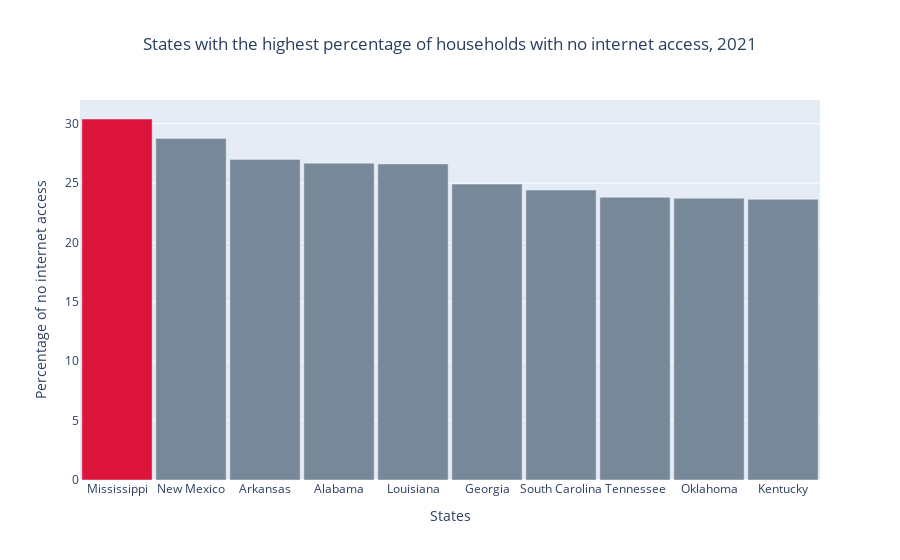
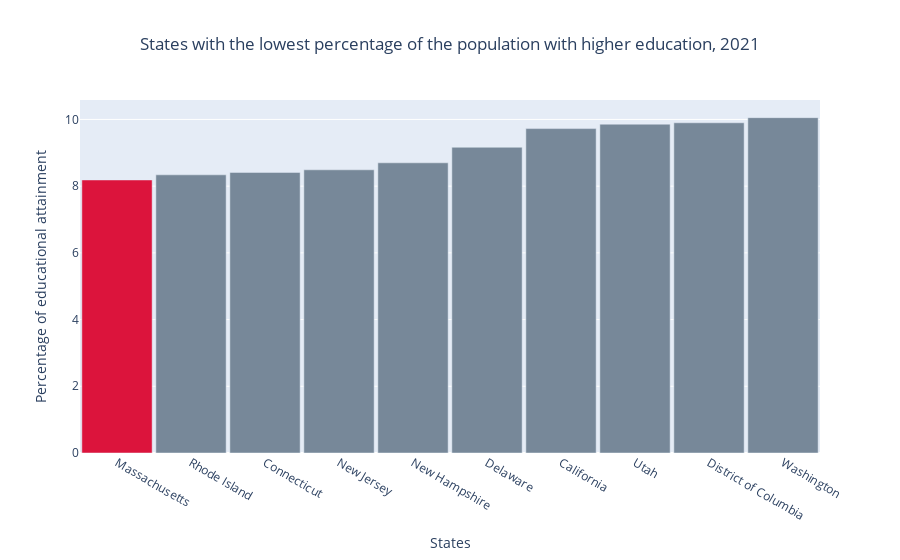
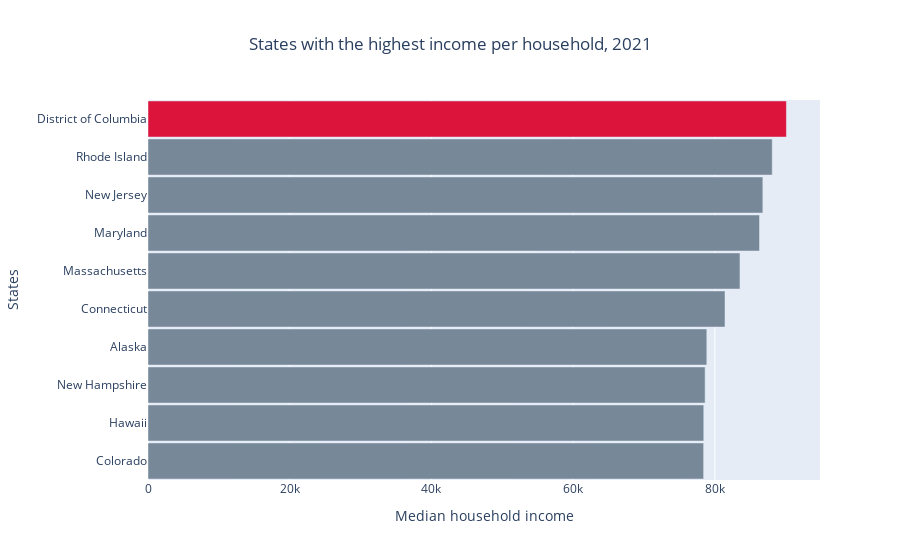

Notebook code for these charts, in order:
### Markdown cell above
## 3. Pre-processing the data and plotting visuals

### Code cell
# Check for missing values, non-numeric values and outliers in the datasets

# Set visuals standard
colors = ['lightslategray',] * 10
colors[0] = 'crimson'

# 3.1. Percentage of Households with No Internet Access dataset
internet_bystate = internet.groupby(['State'], as_index=False)['Value'].mean() # Group observations by state using the mean percentage of the predictor 
internet_bystate_sortdesc = internet_bystate.sort_values('Value',ascending=False) # Sort the observations in descending order
xvar1 = list(internet_bystate_sortdesc.head(10)['State']) # Set X axis labels
yvar1 = list(internet_bystate_sortdesc.head(10)['Value']) # Set Y axis labels
fig1 = go.Figure(data=[go.Bar(x=xvar1,y=yvar1,marker_color=colors)]) # Create a histogram of the predictor
fig1.update_layout(title_text = 'States with the highest percentage of households with no internet access, 2021', # Set the title of the figure
                   title_x=0.5, # Center the title of the plot horizontally
                   xaxis_title_text='States', # Set X axis title
                   yaxis_title_text='Percentage of no internet access', # Set Y axis title
                   bargap=0.05) # Set gap between the bars
fig1.show()
internet = internet_bystate # Replace the dataset for the grouped one
print("\033[1mHousehold with no internet access dataset overview:\033[0m")
internet_null = internet['Value'].isnull().sum() # Check for missing values
print("Missing values:")
print(internet_null) 
internet_NaN = pd.to_numeric(internet['Value'], errors='coerce').isna().sum() # Check for non-numeric values
print("Non-numeric values:")
print(internet_NaN)
print(internet.head())
plt.figure(figsize=(3, 5))  # Set boxplot size
sns.boxplot(y=internet['Value']) # Create a boxplot to check for outliers
plt.ylabel('No internet access observations') # Set Y axis label
plt.show()
print()

# 3.2. Socioeconomic Status - Educational Attainment dataset
education_bystate = education.groupby(['State'], as_index=False)['Value'].mean() # Group observations by state using the mean percentage of the predictor 
education_bystate_sortdesc = education_bystate.sort_values('Value',ascending=True) # Sort the observations in ascending order
xvar2 = list(education_bystate_sortdesc.head(10)['State']) # Set X axis labels
yvar2 = list(education_bystate_sortdesc.head(10)['Value']) # Set Y axis labels
fig2 = go.Figure(data=[go.Bar(x=xvar2,y=yvar2,marker_color=colors)]) # Create a histogram of the predictor
fig2.update_layout(title_text = 'States with the lowest percentage of the population with higher education, 2021', # Set the title of the figure
                   title_x=0.5, # Center the title of the plot horizontally
                   xaxis_title_text='States', # Set X axis title
                   yaxis_title_text='Percentage of educational attainment', # Set Y axis title
                   bargap=0.05) # Set gap between the bars
fig2.show()
education = education_bystate # Replace the dataset for the grouped one
print("\033[1mEducational attainment dataset overview:\033[0m")
education_null = education['Value'].isnull().sum() # Check for missing values
print("Missing values:")
print(education_null)
education_NaN = pd.to_numeric(education['Value'], errors='coerce').isna().sum() # Check for non-numeric values
print("Non-numeric values:")
print(education_NaN)
print(education.head())
plt.figure(figsize=(3, 5))  # Set boxplot size
sns.boxplot(y=education['Value']) # Create a boxplot to check for outliers
plt.ylabel('Educational attainment observations') # Set Y axis label
plt.show()
print()

# 3.3. Median household income in the past 12 months (in 2021 inflation-adjusted dollars) dataset
income_dataset = income_dataset.rename(columns={'county': 'county code'}) # Rename the attribute county code
income_dataset = income_dataset.rename(columns={'state': 'state code'}) # Rename the attribute state code
income_dataset = income_dataset.rename(columns={'K201902_001E': 'Value'}) # Rename the attribute K201902_001E to Median Income
income_dataset[['County', 'State']] = income_dataset['NAME'].str.split(', ',expand=True) # Split the attribute NAME into County and State, delimited by the comma
income_dataset['County'] = income_dataset['County'].str.replace(' County', '') # Remove the "County" text of the observations in the attribute County
income_bystate = income_dataset.groupby(['State'], as_index=False)['Value'].median() # Group observations by state using the sum of the predictor 
income_bystate_sortdesc = income_bystate.sort_values('Value',ascending=False) # Sort the observations in descending order
yvar3 = list(income_bystate_sortdesc.head(10)['State']) # Set X axis labels
xvar3 = list(income_bystate_sortdesc.head(10)['Value']) # Set Y axis labels
fig3 = go.Figure(data=[go.Bar(x=xvar3,y=yvar3,marker_color=colors, orientation='h')]) # Create a histogram of the predictor
fig3.update_layout(title_text = 'States with the highest income per household, 2021', # Update the layout of the figure
                   title_x=0.5, # Center the title of the plot horizontally
                   xaxis_title_text='Median household income', # Set X axis title
                   yaxis_title_text='States', # Set Y axis title
                   yaxis=dict(autorange='reversed'), # Set the Y axis to show the highest value on top
                   bargap=0.05) # Set gap between the bars
fig3.show()
income = income_bystate # Replace the dataset for the grouped one
print("\033[1mMedian household income dataset overview:\033[0m")
income_null = income_dataset['Value'].isnull().sum() # Check for missing values
print("Missing values:")
print(income_null) # Check for missing values
income_NaN = pd.to_numeric(income_dataset['Value'], errors='coerce').isna().sum() # Check for non-numeric values
print("Non-numeric values:")
print(income_NaN)
print(income.head())
plt.figure(figsize=(3, 5))  # Set boxplot size
sns.boxplot(y=income_dataset['Value']) # Create a boxplot to check for outliers
plt.ylabel('Median income observations') # Set Y axis label
plt.show()
print()

# 3.4. Population by county dataset
population['Value'] = population['Value'].astype(str) # Convert the 'Value' column to string
population['Value'] = pd.to_numeric(population['Value'].str.replace('[^\d]', '', regex=True), errors='coerce') # Replace non-numeric characters and convert to numeric
print("\033[1mPopulation by county dataset overview:\033[0m")
population_null = population['Value'].isnull().sum() # Check for missing values
print("Missing values:")
print(population_null)
population_NaN = pd.to_numeric(population['Value'], errors='coerce').isna().sum() # Check for non-numeric values
print("Non-numeric values:")
print(population.head())
print(population_NaN)
plt.figure(figsize=(3, 5))  # Set boxplot size 
sns.boxplot(y=population['Value']) # Create a boxplot to check for outliers
plt.ylabel('Population observations') # Set Y axis label
plt.show()
print()

### Figure 1 — Plotly figure (JSON) as saved in the notebook; plotly's stock layout.template omitted (floating-point values rounded to 4 significant figures)
{"data": [{"marker": {"color": ["crimson", "lightslategray", "lightslategray", "lightslategray", "lightslategray", "lightslategray", "lightslategray", "lightslategray", "lightslategray", "lightslategray"]}, "type": "bar", "x": ["Mississippi", "New Mexico", "Arkansas", "Alabama", "Louisiana", "Georgia", "South Carolina", "Tennessee", "Oklahoma", "Kentucky"], "y": [30.4, 28.77, 27.0, 26.67, 26.61, 24.92, 24.42, 23.81, 23.73, 23.63]}], "layout": {"bargap": 0.05, "title": {"text": "States with the highest percentage of households with no internet access, 2021", "x": 0.5}, "xaxis": {"title": {"text": "States"}}, "yaxis": {"title": {"text": "Percentage of no internet access"}}}}

### Figure 2 — Plotly figure (JSON) as saved in the notebook; plotly's stock layout.template omitted (floating-point values rounded to 4 significant figures)
{"data": [{"marker": {"color": ["crimson", "lightslategray", "lightslategray", "lightslategray", "lightslategray", "lightslategray", "lightslategray", "lightslategray", "lightslategray", "lightslategray"]}, "type": "bar", "x": ["Massachusetts", "Rhode Island", "Connecticut", "New Jersey", "New Hampshire", "Delaware", "California", "Utah", "District of Columbia", "Washington"], "y": [8.186, 8.34, 8.412, 8.49, 8.7, 9.167, 9.726, 9.859, 9.9, 10.05]}], "layout": {"bargap": 0.05, "title": {"text": "States with the lowest percentage of the population with higher education, 2021", "x": 0.5}, "xaxis": {"title": {"text": "States"}}, "yaxis": {"title": {"text": "Percentage of educational attainment"}}}}

### Figure 3 — Plotly figure (JSON) as saved in the notebook; plotly's stock layout.template omitted (floating-point values rounded to 4 significant figures)
{"data": [{"marker": {"color": ["crimson", "lightslategray", "lightslategray", "lightslategray", "lightslategray", "lightslategray", "lightslategray", "lightslategray", "lightslategray", "lightslategray"]}, "orientation": "h", "type": "bar", "x": [90088, 88090, 86764, 86291, 83537, 81420.0, 78856, 78620, 78430.0, 78409], "y": ["District of Columbia", "Rhode Island", "New Jersey", "Maryland", "Massachusetts", "Connecticut", "Alaska", "New Hampshire", "Hawaii", "Colorado"]}], "layout": {"bargap": 0.05, "title": {"text": "States with the highest income per household, 2021", "x": 0.5}, "xaxis": {"title": {"text": "Median household income"}}, "yaxis": {"autorange": "reversed", "title": {"text": "States"}}}}
